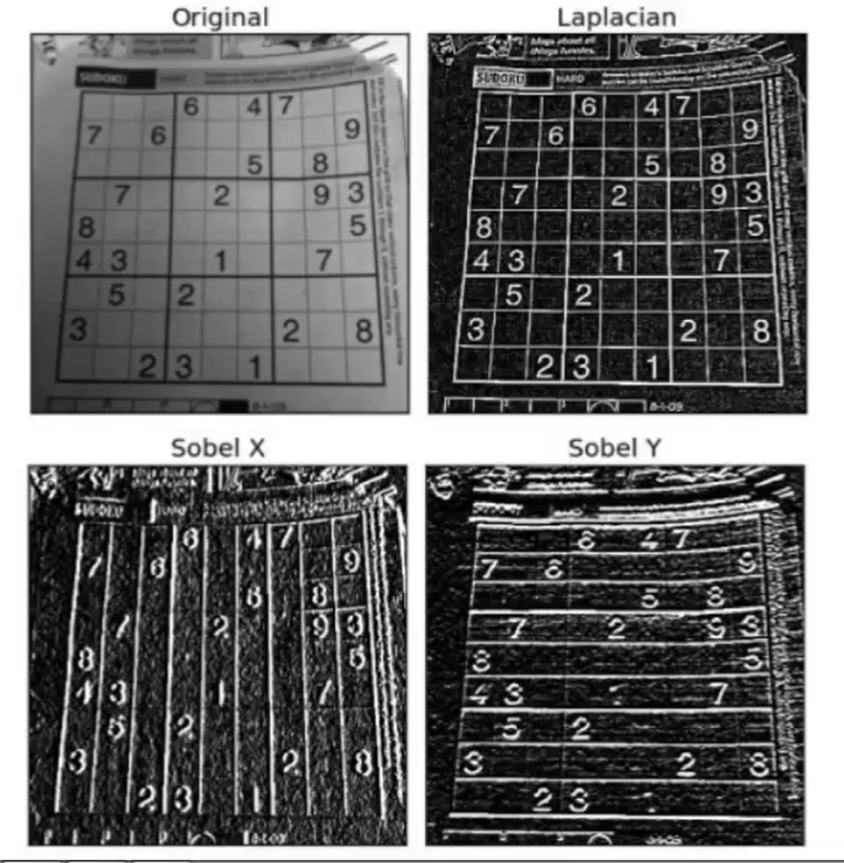
#> input picture 4_OpenCV_goruntu_isleme/7_gradients.PNG, 844 x 863 px
$ jupyter execute 7_gradients.ipynb   (shell and % lines are left out)   (older library calls are emulated)
#> lines starting #> are read from the running program, lines starting #| are printed output that depends on the picture; after the words box and inside, x2 and y2 are one past the last pixel; in counts of white or black regions, pixels touching at a corner belong together
[cell 1]
import cv2
import numpy as np
import matplotlib.pyplot as plt #resimler üzerinde çizim yapmak için
#çizim yapılan resimleri kaydetmek için

[cell 2]
def display_img(img):
    fig=plt.figure(figsize=(12,10))
    ax=fig.add_subplot(111)
    ax.imshow(img, cmap='gray')

[cell 3]
# laplacian, sobelx, sobely işlemlerini açıklayan bir görsel ekleyelim
img=cv2.imread('7_gradients.PNG')
#> img is the input picture: shape (863, 844, 3); min 0, max 255, mean 107.7
display_img(img)

[cell 4]
img=cv2.imread('sudoku2.jpg')
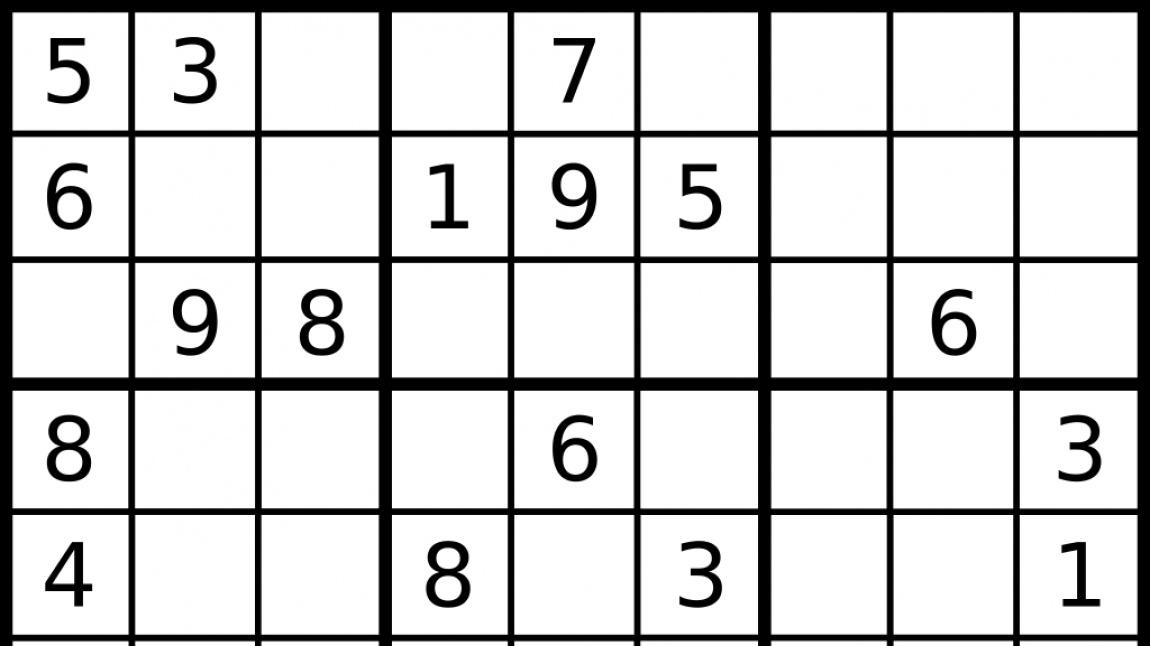
#> input picture 4_OpenCV_goruntu_isleme/sudoku2.jpg, 1150 x 646 px
#> img is the input picture: shape (646, 1150, 3); min 0, max 255, mean 209.2
display_img(img)

[cell 5]
#sobel x
sobelx= cv2.Sobel(img,cv2.CV_64F,1,0,ksize=5)
display_img(sobelx)
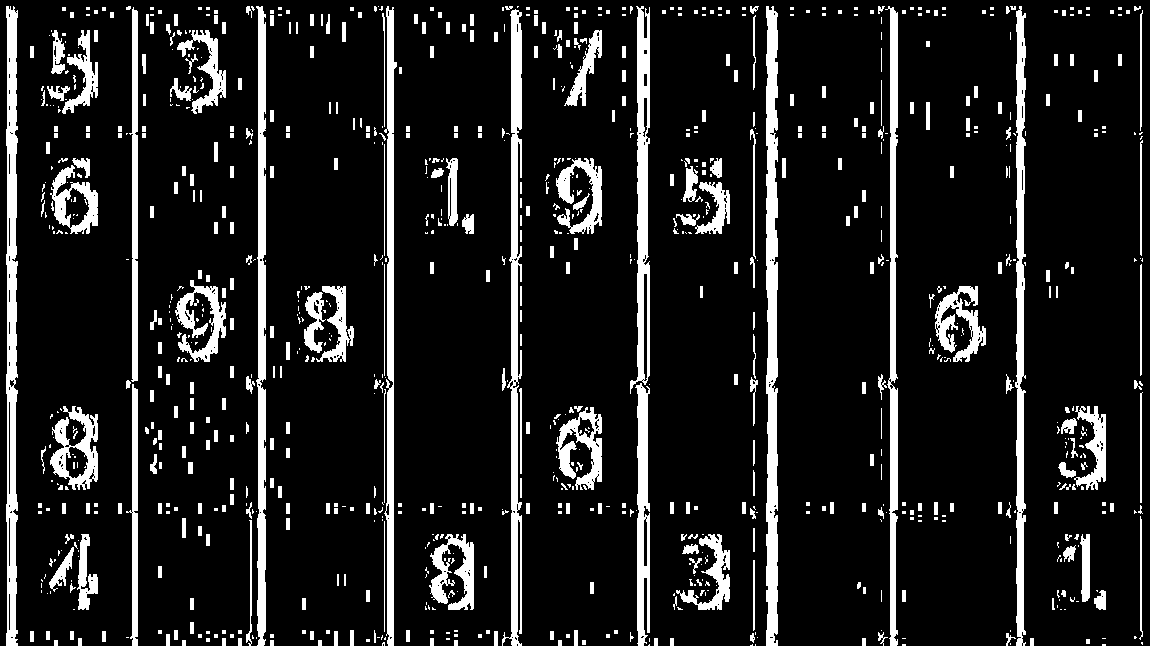
#> shown: shape (646, 1150, 3) float64; values 0 (black) and 1 (white), 12.4% white; 944 white regions (540 under 20 px), largest, box (x1, y1, x2, y2) and area: (766, 6, 778, 646) 6579, (6, 6, 18, 646) 5844, (502, 9, 522, 646) 5361

[cell 6]
#sobel y
sobely= cv2.Sobel(img,cv2.CV_64F,0,1,ksize=5)
display_img(sobely)

[cell 7]
laplacian=cv2.Laplacian(img,cv2.CV_64F)
display_img(laplacian)

[cell 8]
#blend yapalım
blended=cv2.addWeighted(src1=sobelx,alpha=0.5,src2=sobely,beta=0.5,gamma=0)
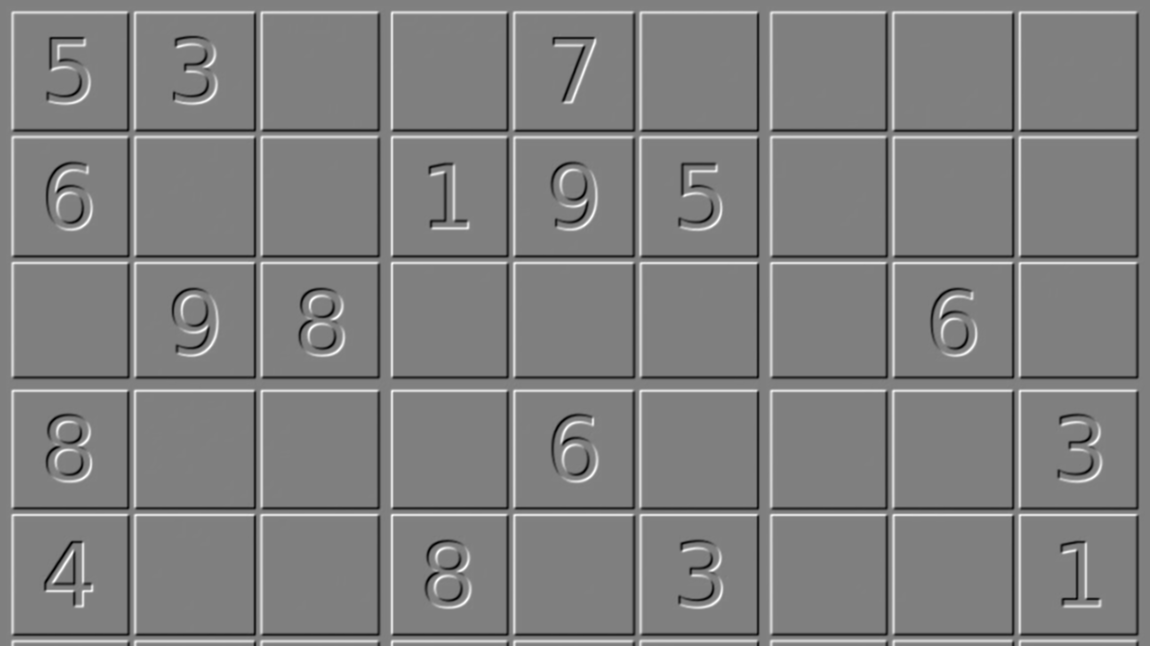
#> blended: shape (646, 1150, 3) float64; min -8454, max 8391, mean 23.2; drawn with min black and max white
display_img(blended)

[cell 9]
#thresh yapalım
ret,th1=cv2.threshold(img,50,255,cv2.THRESH_BINARY)
#> th1: shape (646, 1150, 3); 83.6% white; 18 black regions, largest, box (x1, y1, x2, y2) and area: (0, 0, 1150, 646) 104163, (47, 416, 91, 481) 1265, (300, 289, 343, 355) 1256
display_img(th1)

[cell 10]
#morphologyEX uygulayalım
kernel=np.ones((4,4),np.uint8)
gradient=cv2.morphologyEx(blended,cv2.MORPH_GRADIENT,kernel)
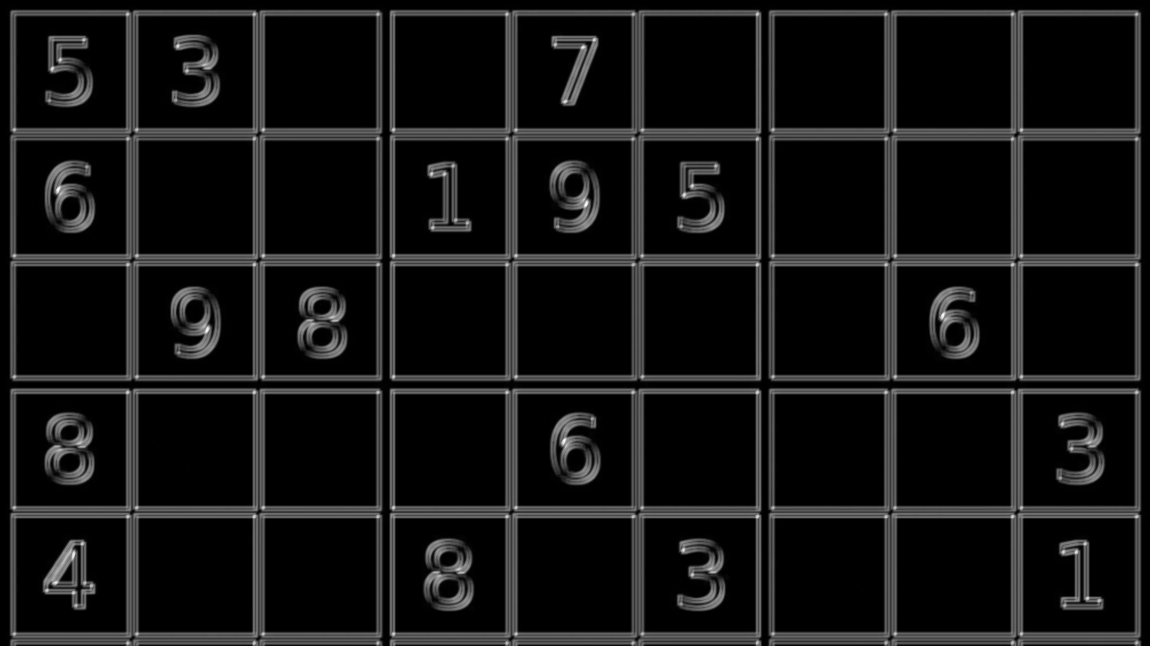
#> gradient: shape (646, 1150, 3) float64; min 0, max 14616, mean 1192.1; drawn with min black and max white
display_img(gradient)
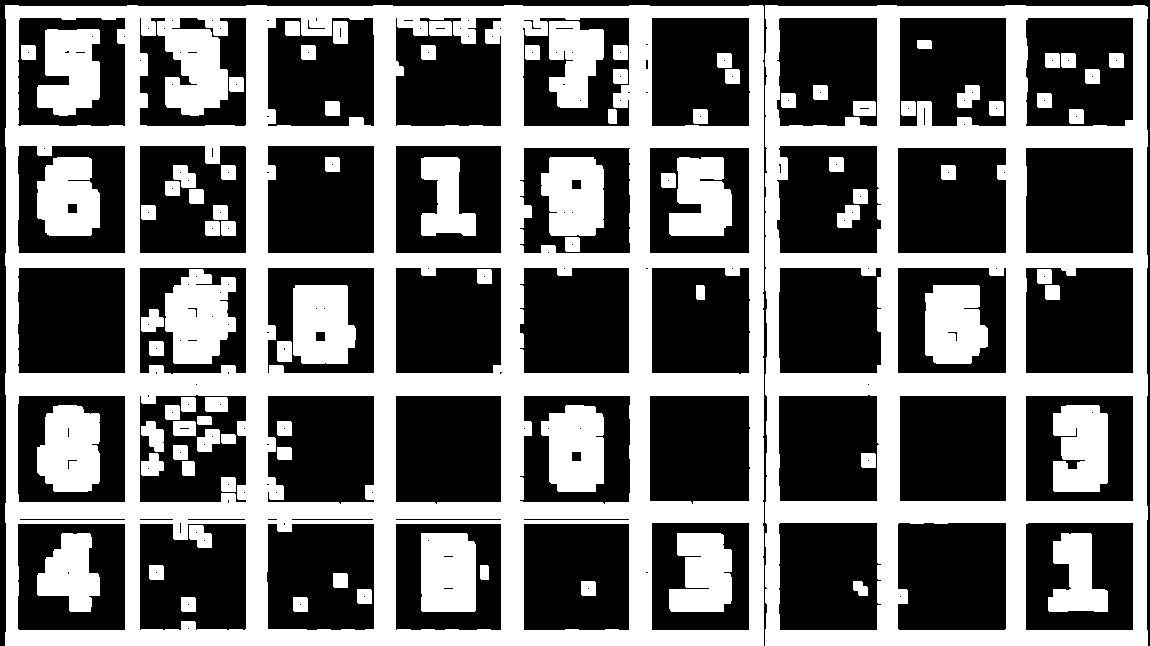
#> shown: shape (646, 1150, 3) float64; values 0 (black) and 1 (white), 43.9% white; 92 white regions, largest, box (x1, y1, x2, y2) and area: (5, 5, 764, 646) 164000, (765, 5, 1148, 646) 80213, (165, 269, 236, 364) 5014
